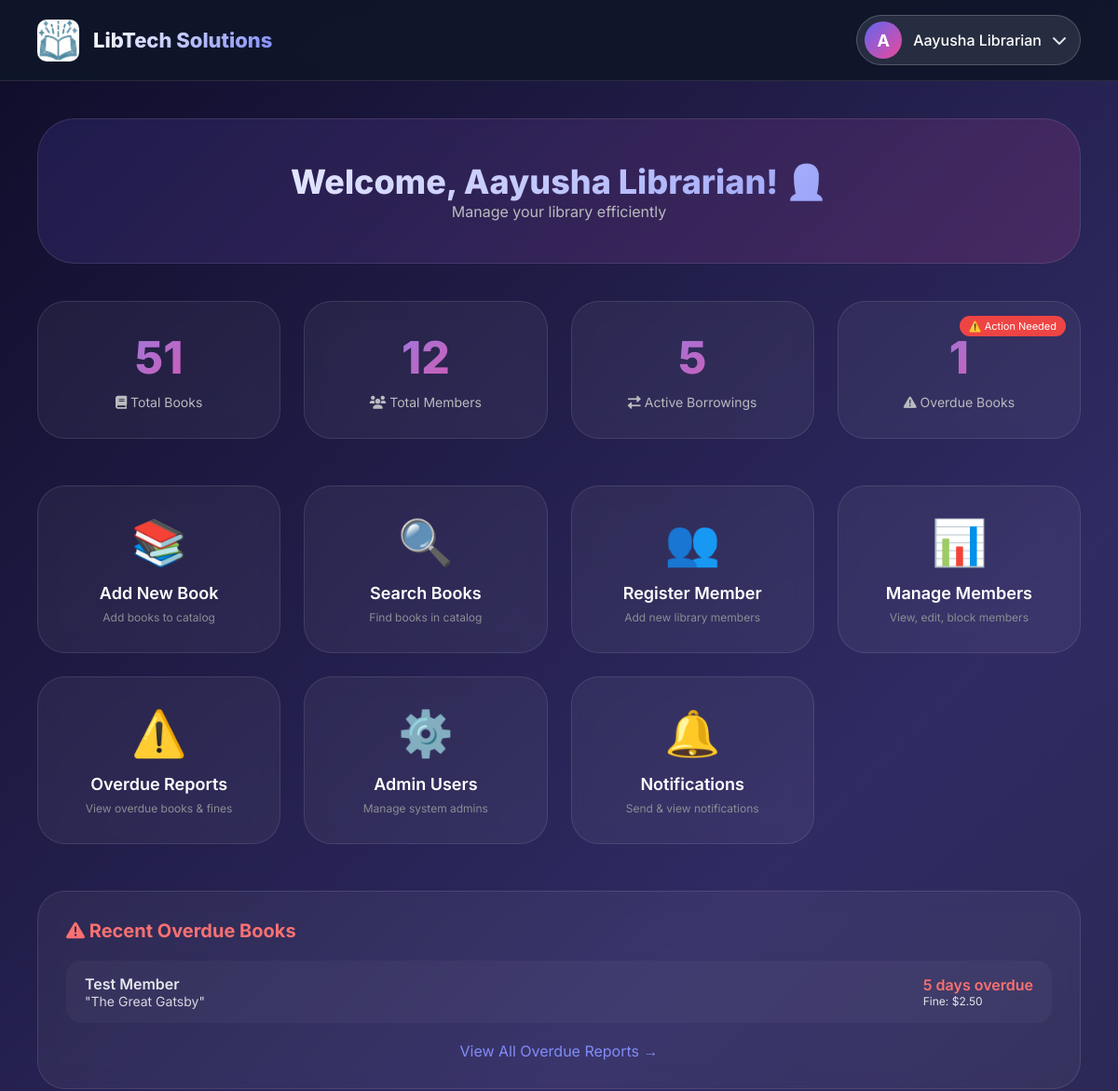
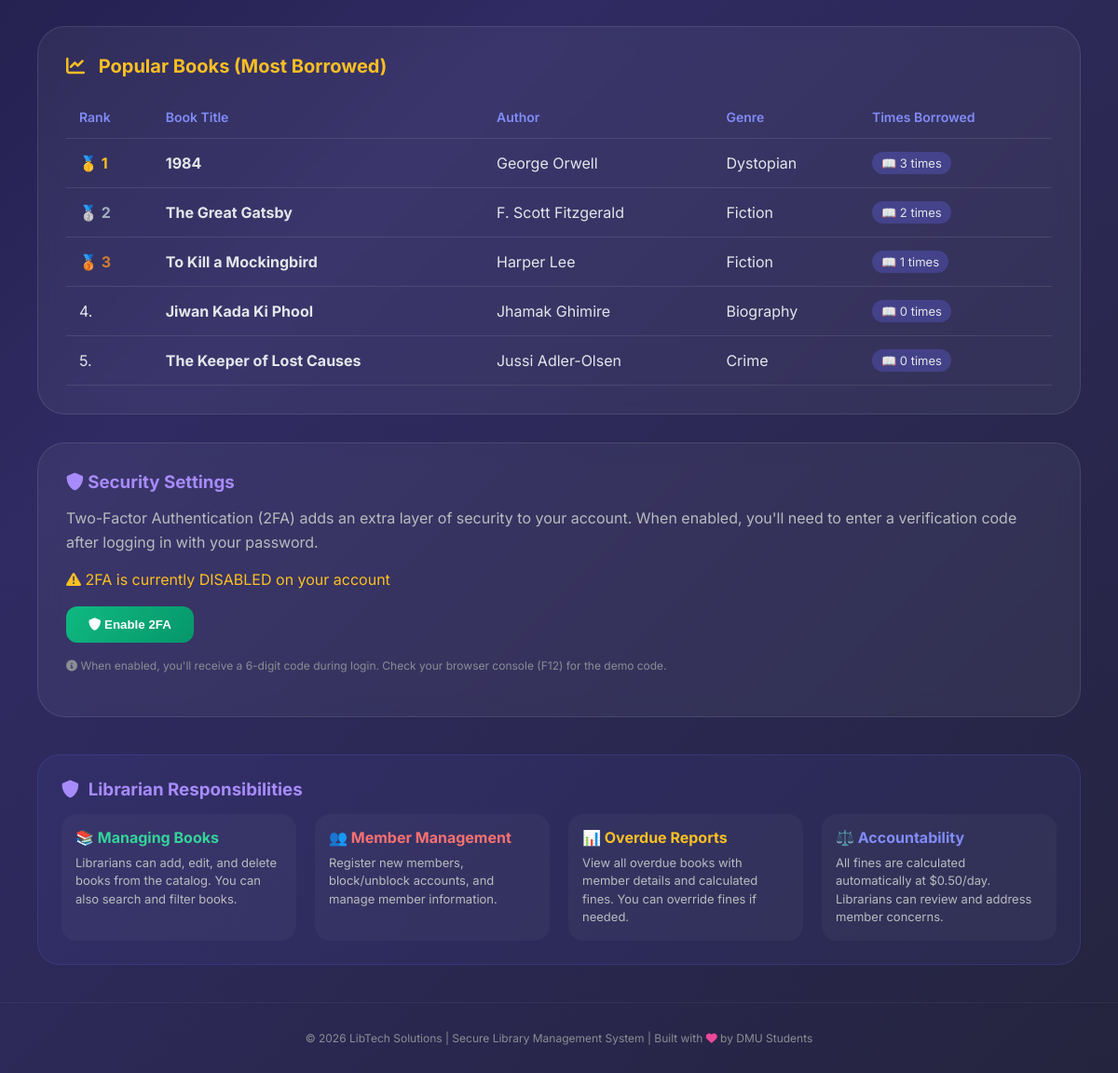
The page /librarian-dashboard.php (signed in) on the database its author committed (2 pictures, top to bottom).
### tables this page shows
CREATE TABLE `member` (
  `member_id` int(11) NOT NULL,
  `admin_id` int(11) DEFAULT NULL,
  `full_name` varchar(100) NOT NULL,
  `email` varchar(100) NOT NULL,
  `phone` varchar(20) NOT NULL,
  `membership_date` date DEFAULT curdate(),
  `is_blocked` tinyint(1) DEFAULT 0,
  `created_at` datetime DEFAULT current_timestamp()
);

CREATE TABLE `transaction` (
  `transaction_id` int(11) NOT NULL,
  `member_id` int(11) NOT NULL,
  `book_id` int(11) NOT NULL,
  `borrow_date` date NOT NULL,
  `due_date` date NOT NULL,
  `return_date` date DEFAULT NULL,
  `fine_amount` decimal(10,2) DEFAULT 0.00,
  `fine_paid` tinyint(1) DEFAULT 0,
  `status` varchar(20) DEFAULT 'Borrowed'
);

CREATE TABLE `book` (
  `book_id` int(11) NOT NULL,
  `title` varchar(200) NOT NULL,
  `author` varchar(100) NOT NULL,
  `isbn` varchar(13) DEFAULT NULL,
  `genre` varchar(50) DEFAULT NULL,
  `total_copies` int(11) DEFAULT 1,
  `available_copies` int(11) DEFAULT 1,
  `added_date` date DEFAULT curdate()
);

### includes/2fa.php (called while the page is built, shortened)
<?php
function is2FAEnabled($conn, $user_id) {
    $stmt = $conn->prepare("SELECT two_factor_enabled FROM admin WHERE User_id = ?");
    $stmt->bind_param("i", $user_id);
    $stmt->execute();
    $result = $stmt->get_result();
    $row = $result->fetch_assoc();
    return $row && $row['two_factor_enabled'] == 1;
}
?>

### librarian-dashboard.php (the view, shortened to what this page needs)
<?php
require_once 'config.php';
require_once 'includes/2fa.php';
$admin_id = $_SESSION['admin_id'];
$admin_email = $_SESSION['admin_email'];
$stmt = $conn->prepare("SELECT * FROM member WHERE admin_id = ?");
$stmt->bind_param("i", $admin_id);
$stmt->execute();
$member = $stmt->get_result()->fetch_assoc();
if($member && !empty($member['full_name'])) {
    $name = $member['full_name'];
} else {
    $email_parts = explode('@', $admin_email);
    $name = ucfirst($email_parts[0]) . ' (Librarian)';
}
$total_books = $conn->query("SELECT COUNT(*) as count FROM book")->fetch_assoc()['count'];
$total_members = $conn->query("SELECT COUNT(*) as count FROM member")->fetch_assoc()['count'];
$active_borrowings = $conn->query("SELECT COUNT(*) as count FROM transaction WHERE return_date IS NULL")->fetch_assoc()['count'];
$overdue_count = $conn->query("SELECT COUNT(*) as count FROM transaction WHERE return_date IS NULL AND due_date < CURDATE()")->fetch_assoc()['count'];
$overdue_stmt = $conn->prepare("SELECT t.*, m.full_name as member_name, b.title as book_title
                              FROM transaction t
                              JOIN member m ON t.member_id = m.member_id
                              JOIN book b ON t.book_id = b.book_id
                              WHERE t.return_date IS NULL AND t.due_date < CURDATE()
                              LIMIT 5");
$overdue_stmt->execute();
$overdue_preview = $overdue_stmt->get_result();
$popular_books_query = "
    SELECT
        b.book_id,
        b.title,
        b.author,
        b.genre,
        COUNT(t.transaction_id) as borrow_count
    FROM book b
    LEFT JOIN transaction t ON b.book_id = t.book_id
    GROUP BY b.book_id
    ORDER BY borrow_count DESC
    LIMIT 5
";
$popular_books = $conn->query($popular_books_query);
$is_2fa_enabled = is2FAEnabled($conn, $admin_id);
?>
<!DOCTYPE html>
<html lang="en">
<head>
    <link rel="stylesheet" href="https://cdnjs.cloudflare.com/ajax/libs/font-awesome/6.0.0/css/all.min.css">
</head>
<body>
    <div class="navbar">
        <div class="logo">
            <img src="logo.jpg" alt="Logo" class="logo-img" onerror="this.style.display='none'">
            <span class="logo-text">LibTech Solutions</span>
        </div>
        <div class="profile-dropdown">
            <div class="profile-btn">
                <div class="avatar"><?php echo strtoupper(substr($name, 0, 1)); ?></div>
                <span class="profile-name"><?php echo htmlspecialchars($name); ?></span>
                <i class="fas fa-chevron-down"></i>
            </div>
        </div>
    </div>
    <div class="container">
        <div class="welcome-section">
            <h1>Welcome, <?php echo htmlspecialchars($name); ?>! 👩‍💼</h1>
            <p>Manage your library efficiently</p>
        </div>
        <div class="stats-grid">
            <div class="stat-card"><div class="stat-number"><?php echo $total_books; ?></div><div class="stat-label"><i class="fas fa-book"></i> Total Books</div></div>
            <div class="stat-card"><div class="stat-number"><?php echo $total_members; ?></div><div class="stat-label"><i class="fas fa-users"></i> Total Members</div></div>
            <div class="stat-card"><div class="stat-number"><?php echo $active_borrowings; ?></div><div class="stat-label"><i class="fas fa-exchange-alt"></i> Active Borrowings</div></div>
            <div class="stat-card"><div class="stat-number"><?php echo $overdue_count; ?></div><div class="stat-label"><i class="fas fa-exclamation-triangle"></i> Overdue Books</div>
            <?php if($overdue_count > 0): ?><div class="warning-badge">⚠️ Action Needed</div><?php endif; ?>
            </div>
        </div>
        <div class="menu-grid">
            <a href="Books/add-book.php" class="menu-card"><div class="menu-icon">📚</div><h3>Add New Book</h3><p>Add books to catalog</p></a>
            <a href="Books/search-books.php" class="menu-card"><div class="menu-icon">🔍</div><h3>Search Books</h3><p>Find books in catalog</p></a>
            <a href="Member/member-registration.php" class="menu-card"><div class="menu-icon">👥</div><h3>Register Member</h3><p>Add new library members</p></a>
            <a href="Member/member-management.php" class="menu-card"><div class="menu-icon">📊</div><h3>Manage Members</h3><p>View, edit, block members</p></a>
            <a href="overdue-reports.php" class="menu-card"><div class="menu-icon">⚠️</div><h3>Overdue Reports</h3><p>View overdue books & fines</p></a>
            <a href="admin-management.php" class="menu-card"><div class="menu-icon">⚙️</div><h3>Admin Users</h3><p>Manage system admins</p></a>
            <a href="Notification/notifications.php" class="menu-card"><div class="menu-icon">🔔</div><h3>Notifications</h3><p>Send & view notifications</p></a>
        </div>
        <div class="overdue-section">
            <h3><i class="fas fa-exclamation-triangle"></i> Recent Overdue Books</h3>
            <div class="overdue-list">
                <?php if($overdue_preview && $overdue_preview->num_rows > 0): ?>
                    <?php while($overdue = $overdue_preview->fetch_assoc()):
                        $days = (strtotime(date('Y-m-d')) - strtotime($overdue['due_date'])) / (60 * 60 * 24);
                    ?>
                    <div class="overdue-item">
                        <div>
                            <div class="overdue-member"><?php echo htmlspecialchars($overdue['member_name']); ?></div>
                            <div class="overdue-book">"<?php echo htmlspecialchars($overdue['book_title']); ?>"</div>
                        </div>
                        <div>
                            <div class="overdue-days"><?php echo round($days); ?> days overdue</div>
                            <div style="font-size: 12px;">Fine: $<?php echo number_format($days * 0.50, 2); ?></div>
                        </div>
                    </div>
                    <?php endwhile; ?>
                <?php else: ?>
                    <p style="text-align:center; padding:20px;">✅ No overdue books! Great job members!</p>
                <?php endif; ?>
            </div>
            <div class="view-all">
                <a href="overdue-reports.php">View All Overdue Reports →</a>
            </div>
        </div>
        <div class="popular-section">
            <h3><i class="fas fa-chart-line"></i> Popular Books (Most Borrowed)</h3>
            <?php if($popular_books && $popular_books->num_rows > 0): ?>
                <table class="popular-table">
                    <thead>
                        <tr>
                            <th>Rank</th>
                            <th>Book Title</th>
                            <th>Author</th>
                            <th>Genre</th>
                            <th>Times Borrowed</th>
                        </tr>
                    </thead>
                    <tbody>
                        <?php $rank = 1; while($book = $popular_books->fetch_assoc()): ?>
                        <tr>
                            <td>
                                <?php
                                if($rank == 1) echo '<span class="rank-1">🥇 ' . $rank . '</span>';
                                elseif($rank == 2) echo '<span class="rank-2">🥈 ' . $rank . '</span>';
                                elseif($rank == 3) echo '<span class="rank-3">🥉 ' . $rank . '</span>';
                                else echo $rank . '.';
                                ?>
                            </td>
                            <td><strong><?php echo htmlspecialchars($book['title']); ?></strong></td>
                            <td><?php echo htmlspecialchars($book['author']); ?></td>
                            <td><?php echo htmlspecialchars($book['genre']); ?></td>
                            <td><span class="borrow-count">📖 <?php echo $book['borrow_count']; ?> times</span></td>
                        </tr>
                        <?php $rank++; endwhile; ?>
                    </tbody>
                </table>
            <?php endif; ?>
        </div>
        <div class="settings-card">
            <h3><i class="fas fa-shield-alt"></i> Security Settings</h3>
            <p>Two-Factor Authentication (2FA) adds an extra layer of security to your account. When enabled, you'll need to enter a verification code after logging in with your password.</p>
            <?php if($is_2fa_enabled): ?>
                <p style="color: #34d399; margin-bottom: 15px;">
                    <i class="fas fa-check-circle"></i> 2FA is currently ENABLED on your account
                </p>
                <form method="POST">
                    <button type="submit" name="disable_2fa" class="btn-2fa-disable" onclick="return confirm('Are you sure you want to disable Two-Factor Authentication? This will make your account less secure.')">
                        <i class="fas fa-lock-open"></i> Disable 2FA
                    </button>
                </form>
            <?php else: ?>
                <p style="color: #fbbf24; margin-bottom: 15px;">
                    <i class="fas fa-exclamation-triangle"></i> 2FA is currently DISABLED on your account
                </p>
                <form method="POST">
                    <button type="submit" name="enable_2fa" class="btn-2fa-enable">
                        <i class="fas fa-shield-alt"></i> Enable 2FA
                    </button>
                </form>
            <?php endif; ?>
            <p style="font-size: 12px; color: #8b8d94; margin-top: 15px;">
                <i class="fas fa-info-circle"></i> When enabled, you'll receive a 6-digit code during login. Check your browser console (F12) for the demo code.
            </p>
        </div>
        <div class="help-section">
            <h3><i class="fas fa-shield-alt"></i> Librarian Responsibilities</h3>
            <div class="help-grid">
                <div class="help-card">
                    <strong style="color: #34d399;">📚 Managing Books</strong>
                    <p>Librarians can add, edit, and delete books from the catalog. You can also search and filter books.</p>
                </div>
                <div class="help-card">
                    <strong style="color: #f87171;">👥 Member Management</strong>
                    <p>Register new members, block/unblock accounts, and manage member information.</p>
                </div>
                <div class="help-card">
                    <strong style="color: #fbbf24;">📊 Overdue Reports</strong>
                    <p>View all overdue books with member details and calculated fines. You can override fines if needed.</p>
                </div>
                <div class="help-card">
                    <strong style="color: #818cf8;">⚖️ Accountability</strong>
                    <p>All fines are calculated automatically at $0.50/day. Librarians can review and address member concerns.</p>
                </div>
            </div>
        </div>
    </div>
    <div class="footer">
        <p>© 2026 LibTech Solutions | Secure Library Management System | Built with <i class="fas fa-heart" style="color:#ec4899;"></i> by DMU Students</p>
    </div>
</body>
</html>

### rows shown on the page
member: full_name "A", full_name "Aayusha Librarian"
transaction: member.full_name "Test Member", book.title "The Great Gatsby", due_date "5", $days*0.50 "2.50"
book: title "1984", author "George Orwell", genre "Dystopian", borrow_count "3"
book: title "The Great Gatsby", author "F. Scott Fitzgerald", genre "Fiction", borrow_count "2"
book: title "To Kill a Mockingbird", author "Harper Lee", genre "Fiction", borrow_count "1"
book: title "Jiwan Kada Ki Phool", author "Jhamak Ghimire", genre "Biography", borrow_count "0"
book: title "The Keeper of Lost Causes", author "Jussi Adler-Olsen", genre "Crime", borrow_count "0"

### other values the page prints
$total_books "51"
$total_members "12"
$active_borrowings "5"
$overdue_count "1"
